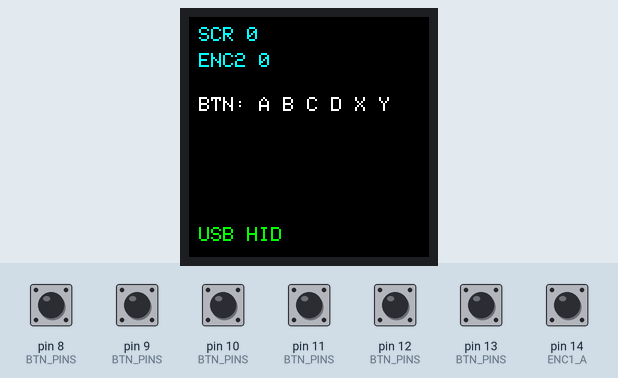
Recording of a sketch running on a simulated Arduino Leonardo, built with avr-gcc and run on an emulated ATmega32U4. On the bench: 240×240 colour display. The inputs (shaded band) are chosen by the test bench; at power-on: pin 8 (BTN_PINS), pin 9 (BTN_PINS), pin 10 (BTN_PINS), pin 11 (BTN_PINS), pin 12 (BTN_PINS), pin 13 (BTN_PINS), pin 14 (ENC1_A) HIGH. USB keyboard and mouse output is not drawn.

Above: at 1.9 s.
2.0 s: pin 8 (BTN_PINS) pulled LOW for 0.15 s
At 2.07 s:
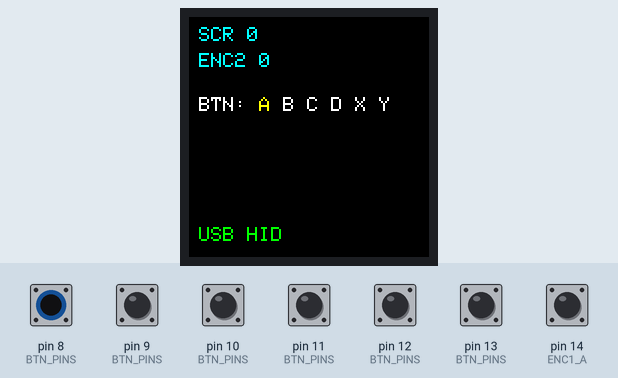
3.7 s: pin 9 (BTN_PINS) pulled LOW for 0.15 s
At 3.8 s:
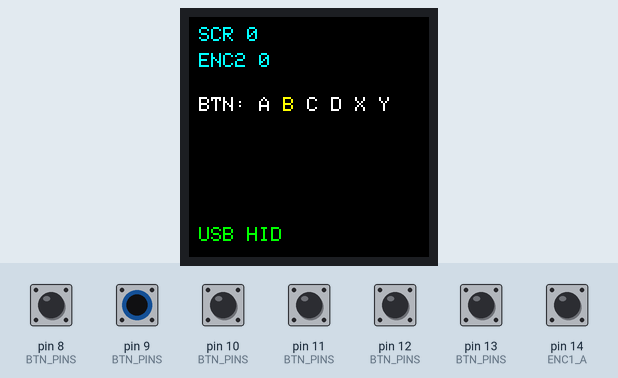
5.3 s: pin 10 (BTN_PINS) pulled LOW for 0.15 s
6.9 s: pin 11 (BTN_PINS) pulled LOW for 0.15 s
At 6.97 s:
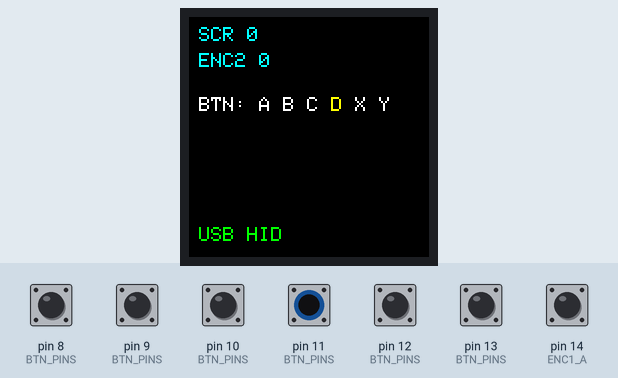
8.5 s: pin 12 (BTN_PINS) pulled LOW for 0.15 s
10.1 s: pin 13 (BTN_PINS) pulled LOW for 0.15 s
Timing chart, 0 to 12.7 s (numbered marks = the images above; inputs shaded):
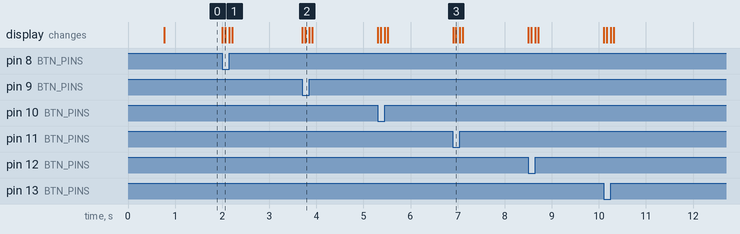

Measured:
- after the input at 2.0 s, the display: first changes at once (image 1 shows a later state)
- after the input at 3.7 s, the display: first changes at once (image 2 shows a later state)
- after the input at 6.9 s, the display: first changes at once (image 3 shows a later state)

The sketch:

step2_usb_hid.ino
```cpp
// USB HID Commander
// Board: Waveshare RP2040-Zero  →  Raspberry Pi RP2040 (Philhower core)
// USB Stack: default (Pico SDK) — uses built-in <Keyboard.h> and <Mouse.h>
// No extra HID library needed.
//
// ENC1 → Mouse scroll wheel
// ENC2 → keyboard shortcuts (left/right arrow; change to taste)
// Buttons A-D, X, Y → keyboard keys

#include <SPI.h>
#include <Adafruit_GFX.h>
#include <Adafruit_ST7789.h>
#include <Keyboard.h>
#include <Mouse.h>

// ── LCD ───────────────────────────────────────────────────────
#define LCD_SCK  2
#define LCD_MOSI 3
#define LCD_RST  4
#define LCD_BL   5
#define LCD_DC   6
#define LCD_CS   7

// ── Buttons ───────────────────────────────────────────────────
#define BTN_A  8
#define BTN_B  9
#define BTN_C  10
#define BTN_D  11
#define BTN_X  12
#define BTN_Y  13

// ── Encoders ─────────────────────────────────────────────────
#define ENC1_A 14
#define ENC1_B 15
#define ENC2_A 28
#define ENC2_B 29

// ── HID mappings — change to suit your workflow ───────────────
// ENC1: scroll wheel — positive = scroll up, negative = scroll down
// ENC2: keyboard keys sent per step
#define ENC2_CW_KEY  KEY_RIGHT_ARROW
#define ENC2_CCW_KEY KEY_LEFT_ARROW

// Button → keyboard key
#define KEY_BTN_A KEY_F13
#define KEY_BTN_B KEY_F14
#define KEY_BTN_C KEY_F15
#define KEY_BTN_D KEY_F16
#define KEY_BTN_X KEY_F17
#define KEY_BTN_Y KEY_F18

// ─────────────────────────────────────────────────────────────

Adafruit_ST7789 tft(LCD_CS, LCD_DC, LCD_RST);

volatile int enc_pos[2] = {0, 0};
volatile int enc_last_a[2];

void isr_enc1() {
  int a = digitalRead(ENC1_A), b = digitalRead(ENC1_B);
  if (a != enc_last_a[0]) { enc_last_a[0] = a; enc_pos[0] += (a == b) ? 1 : -1; }
}
void isr_enc2() {
  int a = digitalRead(ENC2_A), b = digitalRead(ENC2_B);
  if (a != enc_last_a[1]) { enc_last_a[1] = a; enc_pos[1] += (a == b) ? 1 : -1; }
}

const int BTN_PINS[]       = {BTN_A,     BTN_B,     BTN_C,     BTN_D,     BTN_X,     BTN_Y};
const uint8_t BTN_KEYS[]   = {KEY_BTN_A, KEY_BTN_B, KEY_BTN_C, KEY_BTN_D, KEY_BTN_X, KEY_BTN_Y};
const char*   BTN_LABELS[] = {"A",       "B",       "C",       "D",       "X",       "Y"};
#define NUM_BTNS 6

void lcdStatus(int scroll_total, int enc2_pos, bool* btns) {
  tft.fillScreen(ST77XX_BLACK);
  tft.setTextSize(2);

  tft.setTextColor(ST77XX_CYAN);
  tft.setCursor(10, 10);  tft.print("SCR "); tft.println(scroll_total);
  tft.setCursor(10, 36);  tft.print("ENC2 "); tft.println(enc2_pos);

  tft.setTextColor(ST77XX_WHITE);
  tft.setCursor(10, 80);
  tft.print("BTN: ");
  for (int i = 0; i < NUM_BTNS; i++) {
    if (btns[i]) tft.setTextColor(ST77XX_YELLOW);
    tft.print(BTN_LABELS[i]);
    tft.setTextColor(ST77XX_WHITE);
    tft.print(" ");
  }

  tft.setCursor(10, 210);
  tft.setTextColor(ST77XX_GREEN);
  tft.print("USB HID");
}

void setup() {
  // LCD
  SPI.setSCK(LCD_SCK);
  SPI.setTX(LCD_MOSI);
  pinMode(LCD_BL, OUTPUT);
  digitalWrite(LCD_BL, HIGH);
  tft.init(240, 240);
  tft.setRotation(2);
  tft.fillScreen(ST77XX_BLACK);
  tft.setTextColor(ST77XX_WHITE);
  tft.setTextSize(2);
  tft.setCursor(10, 100);
  tft.println("Commander");
  tft.setCursor(10, 126);
  tft.println("Starting...");

  // Encoders
  pinMode(ENC1_A, INPUT_PULLUP); pinMode(ENC1_B, INPUT_PULLUP);
  pinMode(ENC2_A, INPUT_PULLUP); pinMode(ENC2_B, INPUT_PULLUP);
  enc_last_a[0] = digitalRead(ENC1_A);
  enc_last_a[1] = digitalRead(ENC2_A);
  attachInterrupt(digitalPinToInterrupt(ENC1_A), isr_enc1, CHANGE);
  attachInterrupt(digitalPinToInterrupt(ENC2_A), isr_enc2, CHANGE);

  // Buttons
  for (int i = 0; i < NUM_BTNS; i++) pinMode(BTN_PINS[i], INPUT_PULLUP);

  // USB HID
  Keyboard.begin();
  Mouse.begin();

  delay(500);
  bool no_btns[NUM_BTNS] = {};
  lcdStatus(0, 0, no_btns);
}

static int last_pos[2] = {};
static bool last_btn[NUM_BTNS] = {};
static int scroll_total = 0;

void loop() {
  bool redraw = false;

  // ENC1 → scroll wheel
  int delta0 = enc_pos[0] - last_pos[0];
  if (delta0 != 0) {
    last_pos[0] = enc_pos[0];
    scroll_total += delta0;
    Mouse.move(0, 0, delta0);
    redraw = true;
  }

  // ENC2 → keyboard arrow keys (one keypress per step)
  int delta1 = enc_pos[1] - last_pos[1];
  if (delta1 != 0) {
    last_pos[1] = enc_pos[1];
    int steps = abs(delta1);
    uint8_t key = (delta1 > 0) ? ENC2_CW_KEY : ENC2_CCW_KEY;
    for (int i = 0; i < steps; i++) {
      Keyboard.press(key);
      delay(5);
      Keyboard.release(key);
      delay(5);
    }
    redraw = true;
  }

  // Buttons → keyboard keys
  for (int i = 0; i < NUM_BTNS; i++) {
    bool pressed = (digitalRead(BTN_PINS[i]) == LOW);
    if (pressed != last_btn[i]) {
      last_btn[i] = pressed;
      if (pressed) Keyboard.press(BTN_KEYS[i]);
      else         Keyboard.release(BTN_KEYS[i]);
      redraw = true;
    }
  }

  if (redraw) lcdStatus(scroll_total, last_pos[1], last_btn);

  delay(5);
}
```
